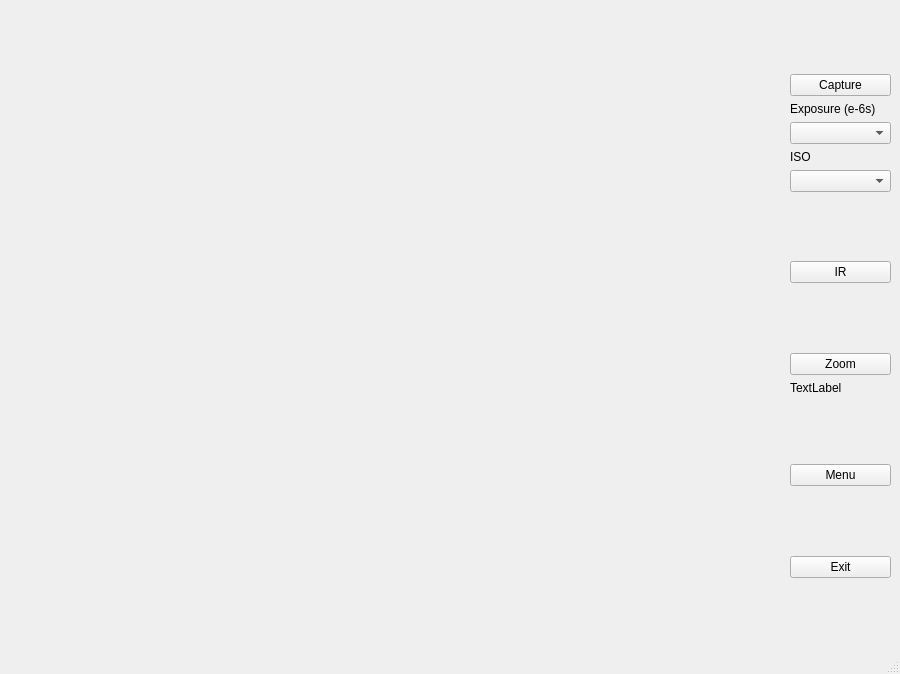
<?xml version="1.0" encoding="UTF-8"?>
<ui version="4.0">
 <class>Viewfinder</class>
 <widget class="QMainWindow" name="Viewfinder">
  <property name="geometry">
   <rect>
    <x>0</x>
    <y>0</y>
    <width>900</width>
    <height>674</height>
   </rect>
  </property>
  <property name="maximumSize">
   <size>
    <width>900</width>
    <height>674</height>
   </size>
  </property>
  <property name="windowTitle">
   <string>MainWindow</string>
  </property>
  <widget class="QWidget" name="centralwidget">
   <widget class="QWidget" name="gridLayoutWidget">
    <property name="geometry">
     <rect>
      <x>-1</x>
      <y>-1</y>
      <width>891</width>
      <height>651</height>
     </rect>
    </property>
    <layout class="QGridLayout" name="Preview"/>
   </widget>
   <widget class="QWidget" name="Button_row" native="true">
    <property name="geometry">
     <rect>
      <x>790</x>
      <y>10</y>
      <width>101</width>
      <height>631</height>
     </rect>
    </property>
    <property name="sizePolicy">
     <sizepolicy hsizetype="Maximum" vsizetype="Maximum">
      <horstretch>0</horstretch>
      <verstretch>0</verstretch>
     </sizepolicy>
    </property>
    <layout class="QGridLayout" name="gridLayout">
     <item row="0" column="0">
      <spacer name="verticalSpacer_5">
       <property name="orientation">
        <enum>Qt::Vertical</enum>
       </property>
       <property name="sizeHint" stdset="0">
        <size>
         <width>20</width>
         <height>40</height>
        </size>
       </property>
      </spacer>
     </item>
     <item row="8" column="0">
      <spacer name="verticalSpacer_2">
       <property name="orientation">
        <enum>Qt::Vertical</enum>
       </property>
       <property name="sizeHint" stdset="0">
        <size>
         <width>20</width>
         <height>40</height>
        </size>
       </property>
      </spacer>
     </item>
     <item row="12" column="0">
      <widget class="QPushButton" name="Menu_Button">
       <property name="text">
        <string>Menu</string>
       </property>
      </widget>
     </item>
     <item row="4" column="0">
      <widget class="QLabel" name="ISO_label">
       <property name="text">
        <string>ISO</string>
       </property>
      </widget>
     </item>
     <item row="15" column="0">
      <spacer name="verticalSpacer_4">
       <property name="orientation">
        <enum>Qt::Vertical</enum>
       </property>
       <property name="sizeHint" stdset="0">
        <size>
         <width>20</width>
         <height>40</height>
        </size>
       </property>
      </spacer>
     </item>
     <item row="14" column="0">
      <widget class="QPushButton" name="Exit">
       <property name="text">
        <string>Exit</string>
       </property>
      </widget>
     </item>
     <item row="5" column="0">
      <widget class="QComboBox" name="ISO_choice"/>
     </item>
     <item row="11" column="0">
      <spacer name="verticalSpacer">
       <property name="orientation">
        <enum>Qt::Vertical</enum>
       </property>
       <property name="sizeHint" stdset="0">
        <size>
         <width>20</width>
         <height>40</height>
        </size>
       </property>
      </spacer>
     </item>
     <item row="9" column="0">
      <widget class="QPushButton" name="Zoom_button">
       <property name="text">
        <string>Zoom</string>
       </property>
      </widget>
     </item>
     <item row="13" column="0">
      <spacer name="verticalSpacer_3">
       <property name="orientation">
        <enum>Qt::Vertical</enum>
       </property>
       <property name="sizeHint" stdset="0">
        <size>
         <width>20</width>
         <height>40</height>
        </size>
       </property>
      </spacer>
     </item>
     <item row="2" column="0">
      <widget class="QLabel" name="exposure_label">
       <property name="text">
        <string>Exposure (e-6s)</string>
       </property>
      </widget>
     </item>
     <item row="3" column="0">
      <widget class="QComboBox" name="exposure_choice"/>
     </item>
     <item row="10" column="0">
      <widget class="QLabel" name="ZoomLabel">
       <property name="text">
        <string>TextLabel</string>
       </property>
      </widget>
     </item>
     <item row="1" column="0">
      <widget class="QPushButton" name="Capture_button">
       <property name="text">
        <string>Capture</string>
       </property>
      </widget>
     </item>
     <item row="7" column="0">
      <widget class="QPushButton" name="IR_button">
       <property name="text">
        <string>IR</string>
       </property>
      </widget>
     </item>
     <item row="6" column="0">
      <spacer name="verticalSpacer_6">
       <property name="orientation">
        <enum>Qt::Vertical</enum>
       </property>
       <property name="sizeHint" stdset="0">
        <size>
         <width>20</width>
         <height>40</height>
        </size>
       </property>
      </spacer>
     </item>
    </layout>
   </widget>
  </widget>
  <widget class="QStatusBar" name="statusbar"/>
 </widget>
 <resources/>
 <connections/>
</ui>
